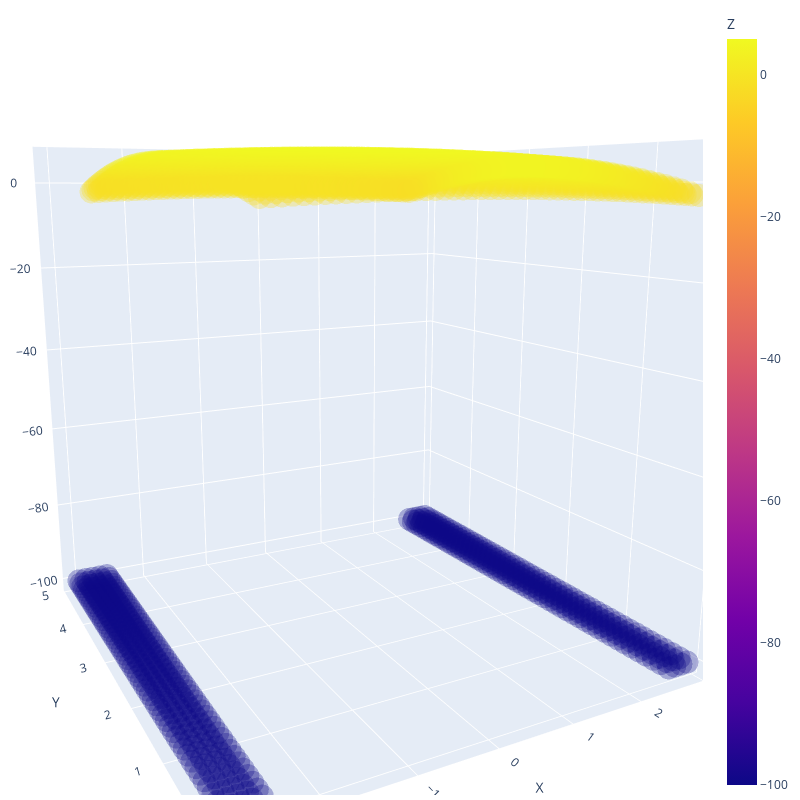

Source (notebook cell):
### Code cell
import numpy as np
import pandas as pd
#Generar los espacios
h=0.1
X_cord,Y_cord=np.mgrid[-3:3:h,0:5:h]
xy = np.vstack((X_cord.flatten(), Y_cord.flatten())).T
#generar el pit
def g_func(point):
    value=-100
    if abs(point[0])<=2.5:
        value=-0.2*((point[0])**2)-1*(point[1]-2.5)**2+5
    return value

pit=xy
g_values=np.array(list())
for point in pit:
    g_values=np.append(g_values,g_func(point))


df = pd.DataFrame(dict(
    X=pit[:,0], 
    Y=pit[:,1], 
    Z=g_values
))

import plotly.express as px

fig = px.scatter_3d(df, x='X', y='Y', z='Z',opacity=0.3,color='Z')
fig.update_layout(margin=dict(l=5, r=5, t=5, b=5),width=800, height=800)
fig.show()

### Figure 1 — Plotly figure (JSON) as saved in the notebook; plotly's stock layout.template omitted (floating-point values rounded to 4 significant figures; data arrays with more than 128 entries replaced by an {"elided": "..."} marker saying what was removed)
{"data": [{"hovertemplate": "X=%{x}<br>Y=%{y}<br>Z=%{marker.color}<extra></extra>", "legendgroup": "", "marker": {"color": {"elided": "3000 float values"}, "coloraxis": "coloraxis", "opacity": 0.3, "symbol": "circle"}, "mode": "markers", "name": "", "scene": "scene", "showlegend": false, "type": "scatter3d", "x": {"elided": "3000 float values"}, "y": {"elided": "3000 float values"}, "z": {"elided": "3000 float values"}}], "layout": {"coloraxis": {"colorbar": {"title": {"text": "Z"}}, "colorscale": [[0, "#0d0887"], [0.1111, "#46039f"], [0.2222, "#7201a8"], [0.3333, "#9c179e"], [0.4444, "#bd3786"], [0.5556, "#d8576b"], [0.6667, "#ed7953"], [0.7778, "#fb9f3a"], [0.8889, "#fdca26"], [1, "#f0f921"]]}, "height": 800, "legend": {"tracegroupgap": 0}, "margin": {"b": 5, "l": 5, "r": 5, "t": 5}, "scene": {"aspectmode": "auto", "aspectratio": {"x": 1, "y": 1, "z": 1}, "camera": {"center": {"x": 0, "y": 0, "z": 0}, "eye": {"x": -0.8788, "y": -1.648, "z": 0.4143}, "projection": {"type": "perspective"}, "up": {"x": 0, "y": 0, "z": 1}}, "domain": {"x": [0, 1], "y": [0, 1]}, "xaxis": {"title": {"text": "X"}, "type": "linear"}, "yaxis": {"title": {"text": "Y"}, "type": "linear"}, "zaxis": {"title": {"text": "Z"}, "type": "linear"}}, "width": 800}}
